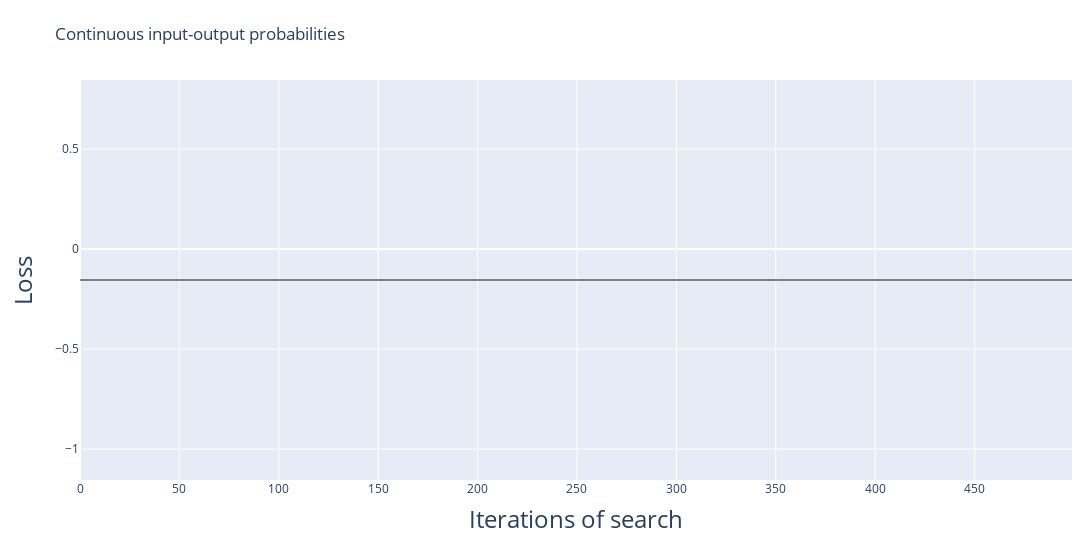
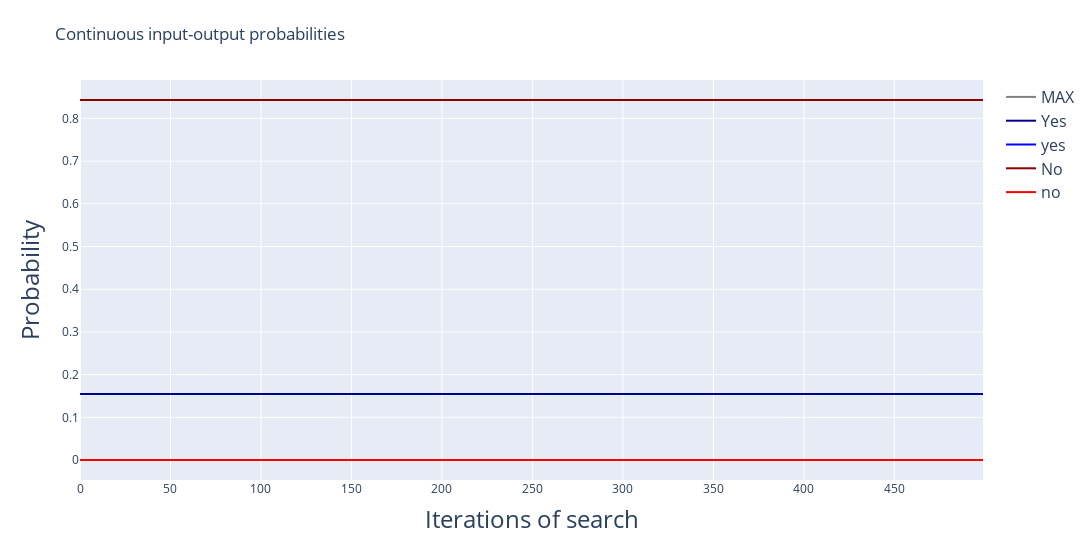
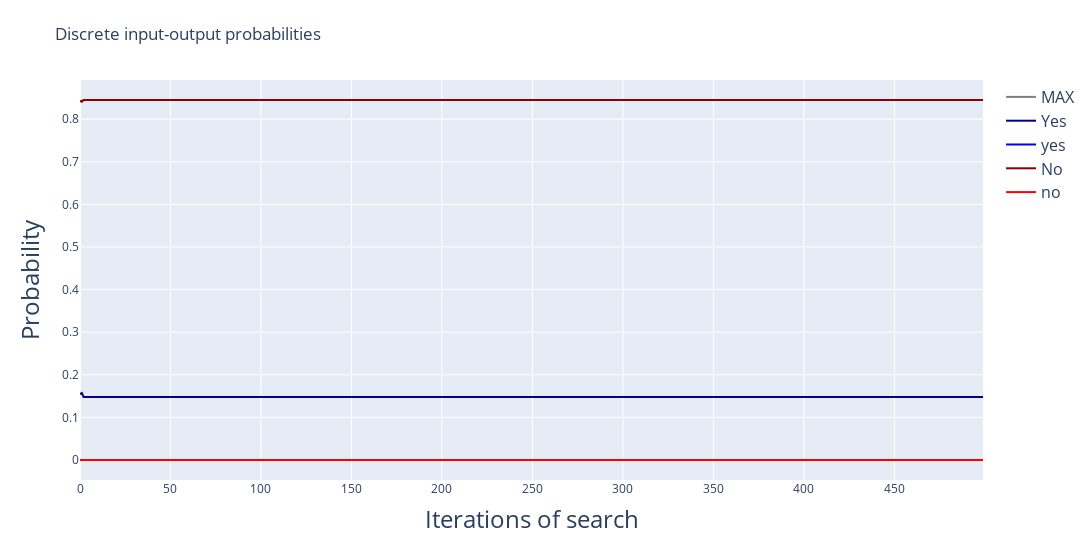

The code cell stored with these charts, in order, in its notebook:
### Code cell
import plotly.graph_objects as go

# Extract the data
data = results[0]["analysis_stats"]
pred_tokens = results[0]["pred_tokens_history"]
output_tokens = results[0]["output_tokens_hard_history"]

# Create the figure
fig = go.Figure()

# Different shades of blue and red
blue_shades = ['darkblue', 'blue', 'dodgerblue', 'lightblue', 'skyblue']
red_shades = ['darkred', 'red', 'crimson', 'lightcoral', 'salmon']

# Counters for shades
blue_idx = 0
red_idx = 0

# Add a line for each key with color based on pos/neg strings
for idx, key in enumerate(data.keys()):
    if key != "LOSS":
        continue
    if key in cfg.judge_pos_strings:
        color = blue_shades[blue_idx % len(blue_shades)]
        blue_idx += 1
    elif key in cfg.judge_neg_strings:
        color = red_shades[red_idx % len(red_shades)]
        red_idx += 1
    else:
        color = 'gray'  # fallback for keys not in either list
    
    # Only add custom hover text to the first line
    if idx == 0:
        hover_text = [
            f"{key}: {data[key][i]:.4f}<br>pred_tokens: {pred_tokens[i]}<br>output_tokens_hard: {output_tokens[i]}"
            for i in range(len(data[key]))
        ]
        fig.add_trace(go.Scatter(
            y=data[key],
            mode='lines',
            name=key,
            line=dict(color=color),
            hovertemplate='%{text}<extra></extra>',
            text=hover_text
        ))
    else:
        fig.add_trace(go.Scatter(
            y=data[key],
            mode='lines',
            name=key,
            line=dict(color=color)
        ))

# Update layout
fig.update_layout(
    xaxis_title="Iterations of search",
    yaxis_title="Loss",
    title="Continuous input-output probabilities",
    hovermode='x unified',
    width=1200,
    margin=dict(l=80, r=20, t=80, b=80),
    xaxis=dict(title_font=dict(size=24)),
    yaxis=dict(title_font=dict(size=24)),
    legend=dict(font=dict(size=16))
)

fig.show()

# Extract the data
data = results[0]["analysis_stats"]
pred_tokens = results[0]["pred_tokens_history"]
output_tokens = results[0]["output_tokens_hard_history"]

# Create the figure
fig = go.Figure()

# Different shades of blue and red
blue_shades = ['darkblue', 'blue', 'dodgerblue', 'lightblue', 'skyblue']
red_shades = ['darkred', 'red', 'crimson', 'lightcoral', 'salmon']

# Counters for shades
blue_idx = 0
red_idx = 0

# Add a line for each key with color based on pos/neg strings
for idx, key in enumerate(data.keys()):
    if key in cfg.judge_pos_strings:
        color = blue_shades[blue_idx % len(blue_shades)]
        blue_idx += 1
    elif key in cfg.judge_neg_strings:
        color = red_shades[red_idx % len(red_shades)]
        red_idx += 1
    else:
        if key == "LOSS":
            continue
        color = 'gray'  # fallback for keys not in either list
    
    # Only add custom hover text to the first line
    if idx == 0:
        hover_text = [
            f"{key}: {data[key][i]:.4f}<br>pred_tokens: {pred_tokens[i]}<br>output_tokens_hard: {output_tokens[i]}"
            for i in range(len(data[key]))
        ]
        fig.add_trace(go.Scatter(
            y=data[key],
            mode='lines',
            name=key,
            line=dict(color=color),
            hovertemplate='%{text}<extra></extra>',
            text=hover_text
        ))
    else:
        fig.add_trace(go.Scatter(
            y=data[key],
            mode='lines',
            name=key,
            line=dict(color=color)
        ))

# Update layout
fig.update_layout(
    xaxis_title="Iterations of search",
    yaxis_title="Probability",
    title="Continuous input-output probabilities",
    hovermode='x unified',
    width=1200,
    margin=dict(l=80, r=20, t=80, b=80),
    xaxis=dict(title_font=dict(size=24)),
    yaxis=dict(title_font=dict(size=24)),
    legend=dict(font=dict(size=16))
)

fig.show()

# Extract the data
data = results[0]["analysis_stats_hard"]
pred_tokens = results[0]["pred_tokens_history"]
output_tokens = results[0]["output_tokens_hard_history"]

# Create the figure
fig = go.Figure()

# Different shades of blue and red
blue_shades = ['darkblue', 'blue', 'dodgerblue', 'lightblue', 'skyblue']
red_shades = ['darkred', 'red', 'crimson', 'lightcoral', 'salmon']

# Counters for shades
blue_idx = 0
red_idx = 0

# Add a line for each key with color based on pos/neg strings
for idx, key in enumerate(data.keys()):
    if key in cfg.judge_pos_strings:
        color = blue_shades[blue_idx % len(blue_shades)]
        blue_idx += 1
    elif key in cfg.judge_neg_strings:
        color = red_shades[red_idx % len(red_shades)]
        red_idx += 1
    else:
        color = 'gray'  # fallback for keys not in either list
    
    # Only add custom hover text to the first line
    if idx == 0:
        hover_text = [
            f"{key}: {data[key][i]:.4f}<br>pred_tokens: {pred_tokens[i]}<br>output_tokens_hard: {output_tokens[i]}"
            for i in range(len(data[key]))
        ]
        fig.add_trace(go.Scatter(
            y=data[key],
            mode='lines',
            name=key,
            line=dict(color=color),
            hovertemplate='%{text}<extra></extra>',
            text=hover_text
        ))
    else:
        fig.add_trace(go.Scatter(
            y=data[key],
            mode='lines',
            name=key,
            line=dict(color=color)
        ))

# Update layout
fig.update_layout(
    xaxis_title="Iterations of search",
    yaxis_title="Probability",
    title="Discrete input-output probabilities",
    hovermode='x unified',
    width=1200,
    margin=dict(l=80, r=20, t=80, b=80),
    xaxis=dict(title_font=dict(size=24)),
    yaxis=dict(title_font=dict(size=24)),
    legend=dict(font=dict(size=16))
)

fig.show()

### Figure 1 — Plotly figure (JSON) as saved in the notebook; plotly's stock layout.template omitted (floating-point values rounded to 4 significant figures; data arrays with more than 128 entries replaced by an {"elided": "..."} marker saying what was removed)
{"data": [{"line": {"color": "gray"}, "mode": "lines", "name": "LOSS", "type": "scatter", "y": {"elided": "500 float values"}}], "layout": {"hovermode": "x unified", "legend": {"font": {"size": 16}}, "margin": {"b": 80, "l": 80, "r": 20, "t": 80}, "title": {"text": "Continuous input-output probabilities"}, "width": 1200, "xaxis": {"title": {"font": {"size": 24}, "text": "Iterations of search"}}, "yaxis": {"title": {"font": {"size": 24}, "text": "Loss"}}}}

### Figure 2 — Plotly figure (JSON) as saved in the notebook; plotly's stock layout.template omitted (floating-point values rounded to 4 significant figures; data arrays with more than 128 entries replaced by an {"elided": "..."} marker saying what was removed)
{"data": [{"hovertemplate": "%{text}<extra></extra>", "line": {"color": "gray"}, "mode": "lines", "name": "MAX", "text": {"elided": "500 str values"}, "type": "scatter", "y": {"elided": "500 float values"}}, {"line": {"color": "darkblue"}, "mode": "lines", "name": "Yes", "type": "scatter", "y": {"elided": "500 float values"}}, {"line": {"color": "blue"}, "mode": "lines", "name": "yes", "type": "scatter", "y": {"elided": "500 float values"}}, {"line": {"color": "darkred"}, "mode": "lines", "name": "No", "type": "scatter", "y": {"elided": "500 float values"}}, {"line": {"color": "red"}, "mode": "lines", "name": "no", "type": "scatter", "y": {"elided": "500 float values"}}], "layout": {"hovermode": "x unified", "legend": {"font": {"size": 16}}, "margin": {"b": 80, "l": 80, "r": 20, "t": 80}, "title": {"text": "Continuous input-output probabilities"}, "width": 1200, "xaxis": {"title": {"font": {"size": 24}, "text": "Iterations of search"}}, "yaxis": {"title": {"font": {"size": 24}, "text": "Probability"}}}}

### Figure 3 — Plotly figure (JSON) as saved in the notebook; plotly's stock layout.template omitted (floating-point values rounded to 4 significant figures; data arrays with more than 128 entries replaced by an {"elided": "..."} marker saying what was removed)
{"data": [{"hovertemplate": "%{text}<extra></extra>", "line": {"color": "gray"}, "mode": "lines", "name": "MAX", "text": {"elided": "500 str values"}, "type": "scatter", "y": {"elided": "500 float values"}}, {"line": {"color": "darkblue"}, "mode": "lines", "name": "Yes", "type": "scatter", "y": {"elided": "500 float values"}}, {"line": {"color": "blue"}, "mode": "lines", "name": "yes", "type": "scatter", "y": {"elided": "500 float values"}}, {"line": {"color": "darkred"}, "mode": "lines", "name": "No", "type": "scatter", "y": {"elided": "500 float values"}}, {"line": {"color": "red"}, "mode": "lines", "name": "no", "type": "scatter", "y": {"elided": "500 float values"}}], "layout": {"hovermode": "x unified", "legend": {"font": {"size": 16}}, "margin": {"b": 80, "l": 80, "r": 20, "t": 80}, "title": {"text": "Discrete input-output probabilities"}, "width": 1200, "xaxis": {"title": {"font": {"size": 24}, "text": "Iterations of search"}}, "yaxis": {"title": {"font": {"size": 24}, "text": "Probability"}}}}
